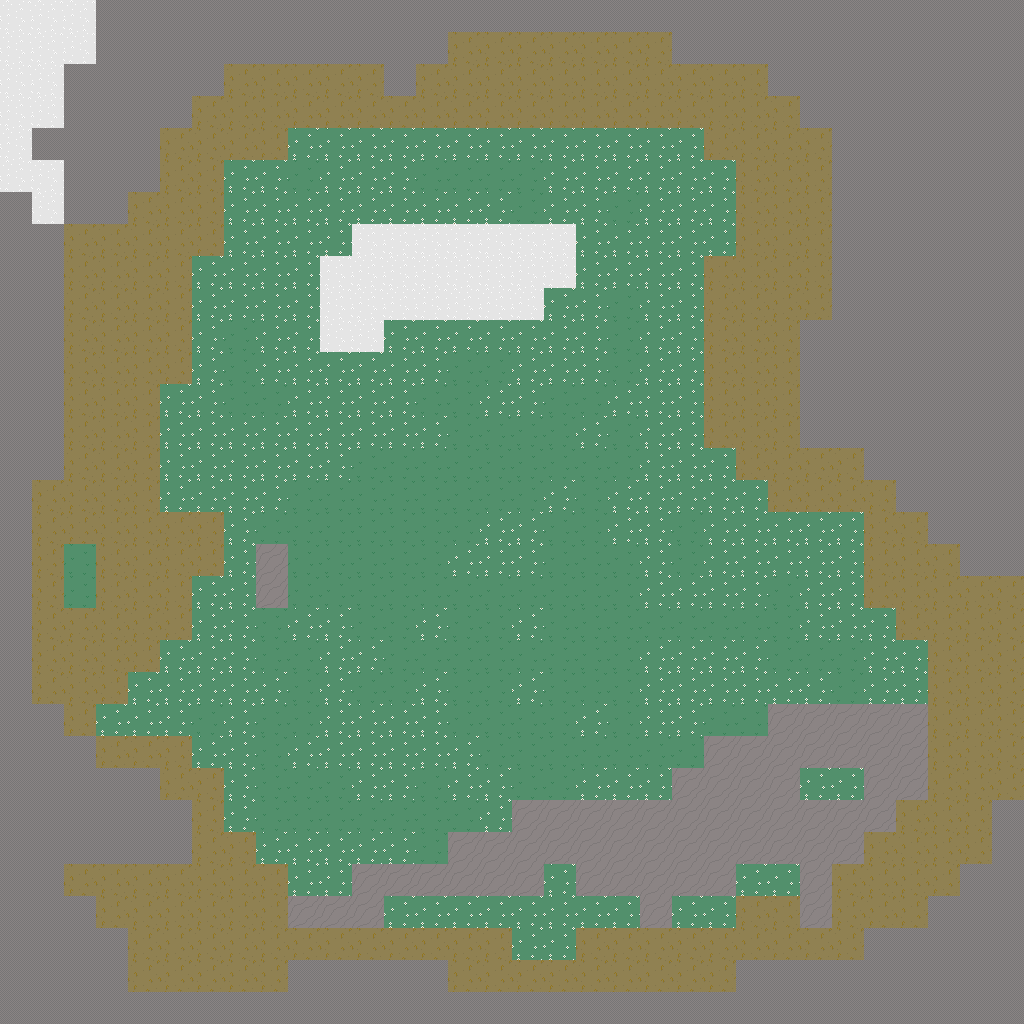

Below is a game level as drawn by its tile map, then a one-line description and the .tmx file that defines it, in full:
An orthogonal 32x32 tile map with 32x32 px tiles, 1 tile layer (Tile Layer 1).

<map version="1.0" orientation="orthogonal" renderorder="right-down" width="32" height="32" tilewidth="32" tileheight="32" nextobjectid="1">
 <tileset firstgid="1" source="../Assets/Resources/MapData/tiledata1.tsx" />
 <layer name="Tile Layer 1" width="32" height="32">
  <data encoding="csv">
6,6,6,1,1,1,1,1,1,1,1,1,1,1,1,1,1,1,1,1,1,1,1,1,1,1,1,1,1,1,1,1,
6,6,6,1,1,1,1,1,1,1,1,1,1,1,5,5,5,5,5,5,5,1,1,1,1,1,1,1,1,1,1,1,
6,6,1,1,1,1,1,5,5,5,5,5,1,5,5,5,5,5,5,5,5,5,5,5,1,1,1,1,1,1,1,1,
6,6,1,1,1,1,5,5,5,5,5,5,5,5,5,5,5,5,5,5,5,5,5,5,5,1,1,1,1,1,1,1,
6,1,1,1,1,5,5,5,5,4,4,4,4,4,4,4,4,4,4,4,4,4,5,5,5,5,1,1,1,1,1,1,
6,6,1,1,1,5,5,4,4,3,4,4,4,3,3,3,3,4,4,4,4,4,4,5,5,5,1,1,1,1,1,1,
1,6,1,1,5,5,5,4,4,4,4,4,4,4,4,4,3,4,4,3,4,4,4,5,5,5,1,1,1,1,1,1,
1,1,5,5,5,5,5,4,4,4,4,6,6,6,6,6,6,6,4,4,4,4,4,5,5,5,1,1,1,1,1,1,
1,1,5,5,5,5,4,4,4,4,6,6,6,6,6,6,6,6,4,4,4,4,5,5,5,5,1,1,1,1,1,1,
1,1,5,5,5,5,4,4,4,4,6,6,6,6,6,6,6,4,4,3,4,4,5,5,5,5,1,1,1,1,1,1,
1,1,5,5,5,5,4,3,4,4,6,6,4,4,4,4,4,4,4,3,4,4,5,5,5,1,1,1,1,1,1,1,
1,1,5,5,5,5,4,3,4,4,4,4,4,4,3,3,4,4,4,3,4,4,5,5,5,1,1,1,1,1,1,1,
1,1,5,5,5,4,4,3,3,4,4,4,4,3,3,4,4,3,3,4,4,4,5,5,5,1,1,1,1,1,1,1,
1,1,5,5,5,4,4,4,4,4,4,4,4,4,3,3,3,3,4,3,4,4,5,5,5,1,1,1,1,1,1,1,
1,1,5,5,5,4,4,4,4,4,4,3,3,3,3,3,3,3,3,3,4,4,4,5,5,5,5,1,1,1,1,1,
1,5,5,5,5,4,4,4,4,3,3,3,3,3,3,3,3,4,3,4,4,4,4,4,5,5,5,5,1,1,1,1,
1,5,5,5,5,5,5,4,3,3,3,3,3,3,3,4,4,3,3,4,4,3,4,4,4,4,4,5,5,1,1,1,
1,5,3,5,5,5,5,4,2,3,3,3,3,3,4,4,4,3,3,3,4,3,4,4,4,4,4,5,5,5,1,1,
1,5,3,5,5,5,4,4,2,3,3,3,3,3,3,3,3,3,3,3,4,4,4,4,3,4,4,5,5,5,5,5,
1,5,5,5,5,5,4,4,3,4,4,3,3,4,3,3,4,3,3,3,3,3,3,3,3,4,4,4,5,5,5,5,
1,5,5,5,5,4,4,4,3,3,4,4,3,3,3,3,3,3,3,3,4,4,4,4,3,3,3,4,4,5,5,5,
1,5,5,5,4,4,4,4,4,3,4,3,3,4,3,3,4,3,3,3,4,4,4,4,4,4,3,4,4,5,5,5,
1,1,5,4,4,4,3,4,3,3,4,4,4,4,3,3,3,3,4,3,4,4,3,3,2,2,2,2,2,5,5,5,
1,1,1,5,5,5,4,4,3,4,4,4,4,4,4,3,3,3,3,3,3,3,2,2,2,2,2,2,2,5,5,5,
1,1,1,1,1,5,5,4,3,3,3,4,4,3,4,4,3,3,4,4,4,2,2,2,2,4,4,2,2,5,5,5,
1,1,1,1,1,1,5,4,3,3,3,3,3,3,3,4,2,2,2,2,2,2,2,2,2,2,2,2,5,5,5,1,
1,1,1,1,1,1,5,5,4,4,4,4,4,3,2,2,2,2,2,2,2,2,2,2,2,2,2,5,5,5,5,1,
1,1,5,5,5,5,5,5,5,4,4,2,2,2,2,2,2,4,2,2,2,2,2,4,4,2,5,5,5,5,1,1,
1,1,1,5,5,5,5,5,5,2,2,2,4,4,4,4,4,4,4,4,2,4,4,5,5,2,5,5,5,1,1,1,
1,1,1,1,5,5,5,5,5,5,5,5,5,5,5,5,4,4,5,5,5,5,5,5,5,5,5,1,1,1,1,1,
1,1,1,1,5,5,5,5,5,1,1,1,1,1,5,5,5,5,5,5,5,5,5,1,1,1,1,1,1,1,1,1,
1,1,1,1,1,1,1,1,1,1,1,1,1,1,1,1,1,1,1,1,1,1,1,1,1,1,1,1,1,1,1,1
</data>
 </layer>
</map>
